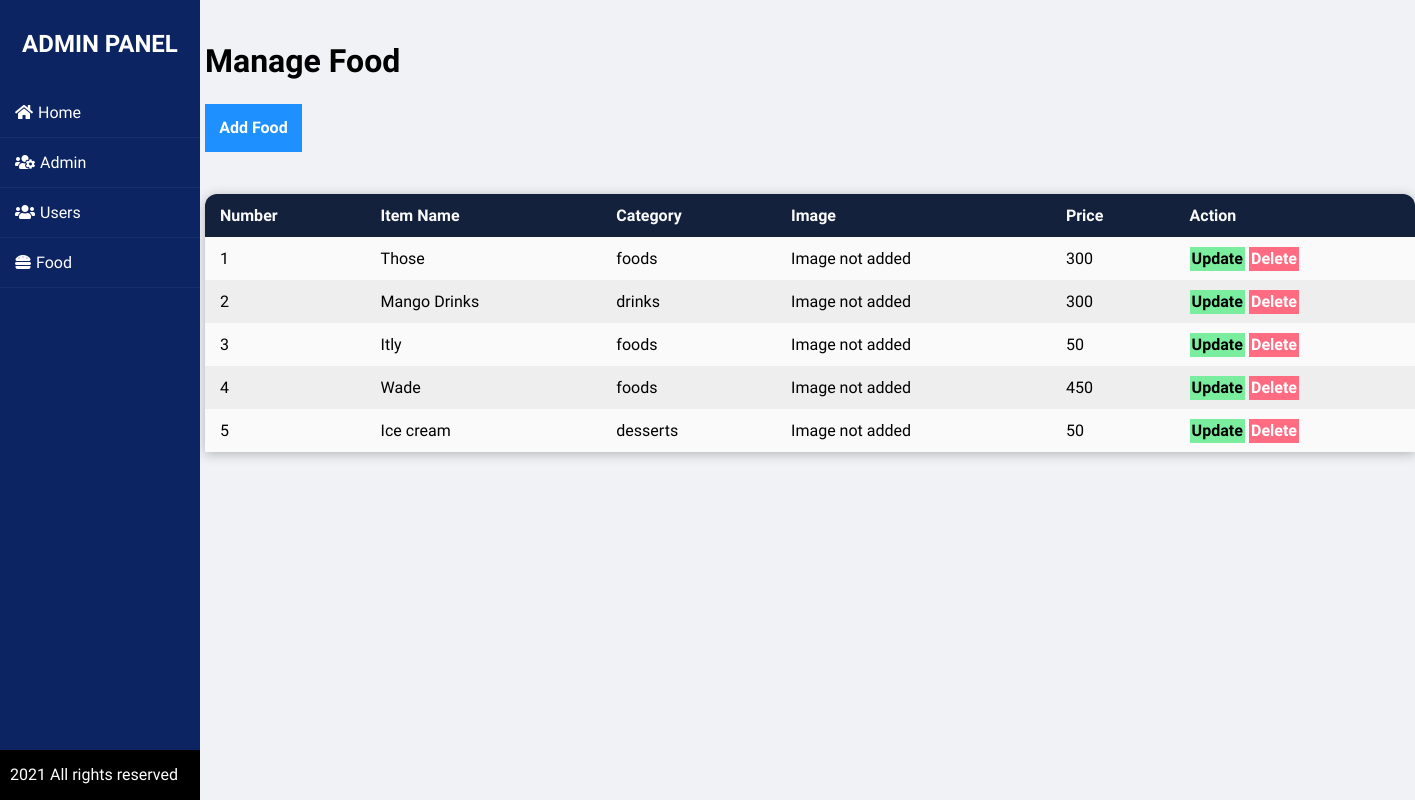
The app's page /admin/manage-food.php (signed in) with its own data.
### tables this page shows
CREATE TABLE items (
  item_id int(11) NOT NULL PRIMARY KEY AUTO_INCREMENT,
  item_name varchar(255) NOT NULL,
  category varchar(20) NOT NULL,
  image_src varchar(30) NOT NULL,
  price int(11) NOT NULL
);

### admin/manage-food.php (the view, shortened to what this page needs)
<!DOCTYPE html>
<html lang="en">
<head>
    <link rel="stylesheet" href="../css/admin.css">
    <link rel="stylesheet" href="https://cdnjs.cloudflare.com/ajax/libs/font-awesome/5.15.3/css/all.min.css" />
</head>
<body>
    <div class="menu">
        <div class="wrapper">
            <div class="sidebar">
                <h2>Admin Panel</h2>
                <ul>
                    <li><a href="home.php"><i class="fas fa-home"></i>Home</a></li>
                    <li><a href="manage.php"><i class="fas fa-users-cog"></i>Admin</a></li>
                    <li><a href="manage-user.php"><i class="fas fa-users"></i>Users</a></li>
                    <li><a href="manage-food.php"><i class="fas fa-hamburger"></i>Food</a></li>
                </ul>
                <div class="footer">
                    <p>2021 All rights reserved</p>
                </div>
            </div>
        </div>
    </div>
    <div class="content">
        <div class="wrapper">
            <h1>Manage Food</h1>
            <br>
            <br>
            <a href="add-food.php" class="btn-add">Add Food</a>
            <br><br>
            <br><br>
            <table style="">
                <tr>
                    <th>Number</th>
                    <th>Item Name</th>
                    <th>Category</th>
                    <th>Image</th>
                    <th>Price</th>
                    <th>Action</th>
                </tr>
                <?php
                include_once '../includes/dbh.inc.php';
                $sql = "SELECT * FROM items";
                $result = mysqli_query($conn, $sql);
                $count = mysqli_num_rows($result);
                $num = 1;
                if ($count > 0) {
                    while($row = mysqli_fetch_assoc($result)){
                        $id = $row['item_id'];
                        $title = $row['item_name'];
                        $category = $row['category'];
                        $imgName = $row['image_src'];
                        $price = $row['price'];
                        echo "<tr>
                                <td>".$num++."</td>
                                <td>".$title."</td>
                                <td>".$category."</td>
                                <td>";
                                   if ($imgName ==  "") {
                                       echo "<div class='error'>Image not added</div>";
                                   }
                                   else{
                                       echo "<img src='../images/food/".$imgName."' width='100px'";
                                   }
                        echo    "</td>
                                <td>".$price."</td>
                                <td>
                                    <a href='update-food.php?id=".$id."' class='btn-update'>Update</a>
                                    <a href='../includes/deleteFood.inc.php?id=".$id."' class='btn-delete'>Delete</a>
                                </td>
                            </tr>";
                    }
                }
                ?>
            </table>
        </div>
    </div>
</body>
</html>

### css/admin.css (style rules this page uses)
* { margin: 0; padding: 0; box-sizing: border-box; list-style: none; text-decoration: none; font-family: "Josefin Sans", sans-serif; }
body { background-color: #f1f2f6; }
.menu { display: flex; position: relative; }
.menu .wrapper .sidebar { position: fixed; width: 200px; height: 100%; background: #0c2461; padding: 30px 0; }
.menu .wrapper .sidebar h2 { color: #fff; text-transform: uppercase; text-align: center; margin-bottom: 30px; }
.menu .wrapper .sidebar ul li { padding: 15px; border-bottom: 1px solid rgba(0, 0, 0, 0.05); border-bottom: 1px solid rgba(225, 225, 225, 0.05); }
.menu .wrapper .sidebar ul li a { color: #fff; display: block; }
.menu .wrapper .sidebar ul li a i { margin-right: 5px; }
.content { width: 100%; margin-left: 205px; padding: 3% 0; }
.content { background-color: #f1f2f6; }
table { width:calc(100% - 205px); border-collapse: collapse; border-spacing: 0; border-radius: 12px 12px 0 0; overflow: hidden; box-shadow: 0 2px 12px rgba(32, 32, 32, 0.3); background: #fafafa; }
table tr th { padding: 12px 15px; text-align: left; }
table tr td { padding: 12px 15px; }
table tr th { background: #14213d; color: #fafafa; }
table tr:nth-child(odd) { background: #eeeeee; }
.btn-add { background-color: #1e90ff; padding: 1%; color: #fff; text-decoration: none; font-weight: bold; }
.btn-update { background-color: #7bed9f; padding: 1%; color: #000; text-decoration: none; font-weight: bold; }
.btn-delete { background-color: #ff6b81; padding: 1%; color: #fff; text-decoration: none; font-weight: bold; }
.footer { background-color: black; color: #fff; }
.menu .wrapper .sidebar .footer { position: absolute; width: 200px; height: 50px; bottom: 0; line-height: 50px; }
.menu .wrapper .sidebar .footer p { padding-left: 10px; }

### records on screen
items: item_name "Those", category "foods", image_src "Image not added", price "300"
items: item_name "Mango Drinks", category "drinks", image_src "Image not added", price "300"
items: item_name "Itly", category "foods", image_src "Image not added", price "50"
items: item_name "Wade", category "foods", image_src "Image not added", price "450"
items: item_name "Ice cream", category "desserts", image_src "Image not added", price "50"
